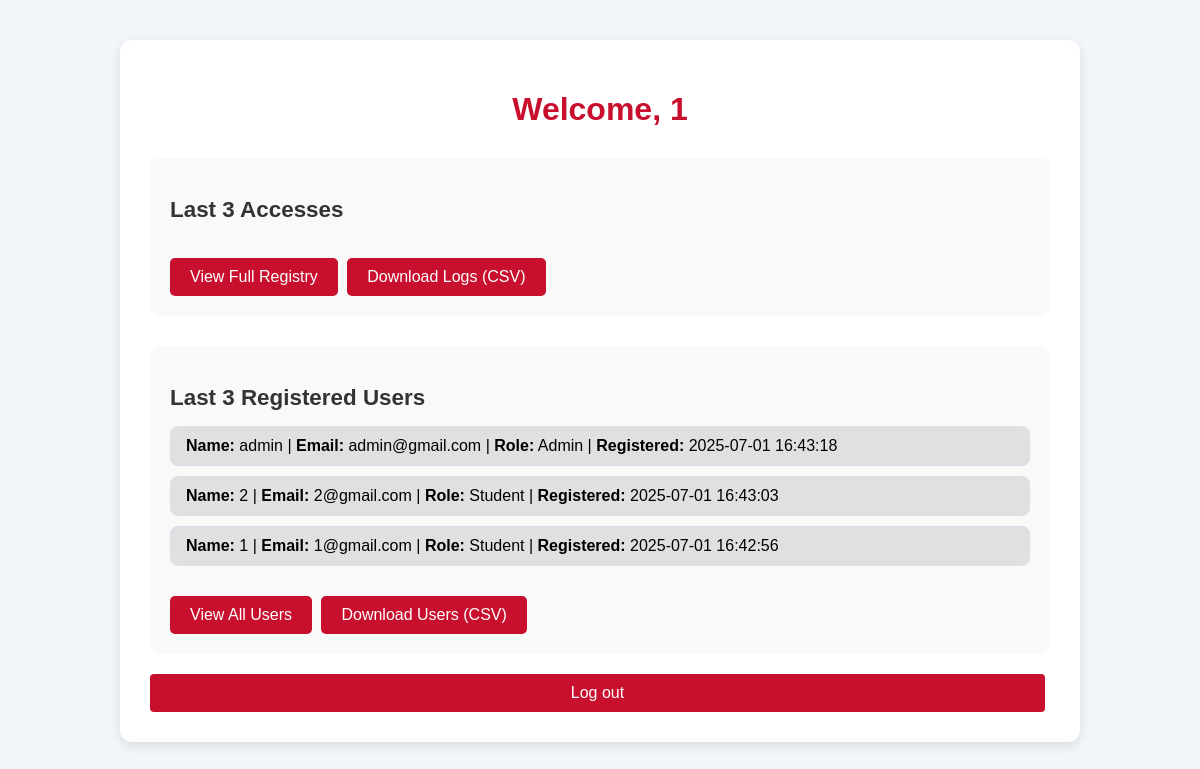
Page /administrator (signed in) on the committed database.
### tables this page shows
CREATE TABLE users (
            id TEXT PRIMARY KEY,
            name TEXT NOT NULL,
            email TEXT NOT NULL UNIQUE,
            password BLOB NOT NULL,
            role TEXT NOT NULL,
            qr_image BLOB NOT NULL,
            last_qr_time TEXT NOT NULL,
            registered_at TEXT NOT NULL
        );

### app.py (the view)
@app.route('/administrator')
def administrator():
    user_id = session.get('user_id')
    if not user_id:
        return redirect(url_for('login'))
    last_3_logs = get_last3_logs()
    last_3_users = get_last_3_users()
    conn = get_db_connection()
    user = conn.execute('SELECT name FROM users WHERE id = ?', (user_id,)).fetchone()
    conn.close()
    name = user['name'] if user else "Administrator"
    return render_template('administrator.html', name=name, last_3_logs=last_3_logs, last_3_users=last_3_users)

### app.py (called while the page is built)
def get_db_connection():
    conn = sqlite3.connect(DATABASE)
    conn.row_factory = sqlite3.Row
    return conn

def get_last3_logs():
    conn = get_db_connection()
    logs = conn.execute("SELECT * FROM logs ORDER BY access_time DESC LIMIT 3").fetchall()
    conn.close()
    return logs

def get_last_3_users():
    conn = get_db_connection()
    users = conn.execute('SELECT * FROM users ORDER BY registered_at DESC LIMIT 3').fetchall()
    conn.close()
    return users

### templates/administrator.html (shortened to what this page needs)
<!DOCTYPE html>
<html lang="en">
<head>
    <link rel="stylesheet" type="text/css" href="{{ url_for('static', filename='css/style.css') }}">
</head>
<body class ="admin-page">
    <div class="main-container">
        <h1 class="page-title">Welcome, {{ name }}</h1>
        <section class="card">
            <h2 class="section-title">Last 3 Accesses</h2>
            <a href="{{ url_for('full_logs') }}" class="button">View Full Registry</a>
            <a href="{{ url_for('download_logs') }}" class="button">Download Logs (CSV)</a>
        </section>
        <section class="card">
            <h2 class="section-title">Last 3 Registered Users</h2>
            <ul class="log-list">
                {% for user in last_3_users %}
                    <li class="log-entry">
                        <strong>Name:</strong> {{ user.name }} |
                        <strong>Email:</strong> {{ user.email }} |
                        <strong>Role:</strong> {{ user.role }} |
                        <strong>Registered:</strong> {{ user.registered_at }}
                    </li>
                {% endfor %}
            </ul>
            <a href="{{ url_for('full_users') }}" class="button">View All Users</a>
            <a href="{{ url_for('download_users') }}" class="button">Download Users (CSV)</a>
        </section>
        <a href="{{ url_for('logout') }}" class="button logout-button">Log out</a>
    </div>
</body>
</html>

### static/css/style.css (style rules this page uses)
body { font-family: sans-serif; background-color: #f2f6fa; margin: 0; padding: 0; }
.dashboard-page .logout-button, .admin-page .logout-button { display: block; text-align: center; margin-top: 20px; padding: 10px 20px; background-color: #C8102E; color: white; border-radius: 4px; text-decoration: none; transition: background-color 0.2s; }
.main-container { max-width: 900px; margin: 40px auto; padding: 30px; background-color: #ffffff; border-radius: 12px; box-shadow: 0 4px 12px rgba(0, 0, 0, 0.1); }
.page-title { text-align: center; margin-bottom: 30px; color: #C8102E; }
.section-title { margin-bottom: 15px; font-size: 1.4em; color: #333; }
.card { background-color: #f9f9f9; border-radius: 10px; padding: 20px; margin-top: 30px; }
.log-list { list-style-type: none; padding: 0; margin: 0; }
.log-entry { padding: 10px 15px; margin-bottom: 10px; background-color: #e0e0e0; border-radius: 8px; border: 1px solid #d6e0ef; }
.button { display: inline-block; padding: 10px 20px; margin: 10px 5px 0 0; background-color: #C8102E; color: white; text-decoration: none; font-weight: 500; border-radius: 6px; transition: background-color 0.3s ease; }
.button { display: inline-block; background-color: #C8102E; color: white; padding: 10px 20px; margin-top: 20px; text-decoration: none; border-radius: 5px; text-align: center; }

### rows in the picture
users: name "admin", email "admin@gmail.com", role "Admin", registered_at "2025-07-01 16:43:18"
users: name "2", email "2@gmail.com", role "Student", registered_at "2025-07-01 16:43:03"
users: name "1", email "1@gmail.com", role "Student", registered_at "2025-07-01 16:42:56"

### other values in the picture
{{ name }} "1"
